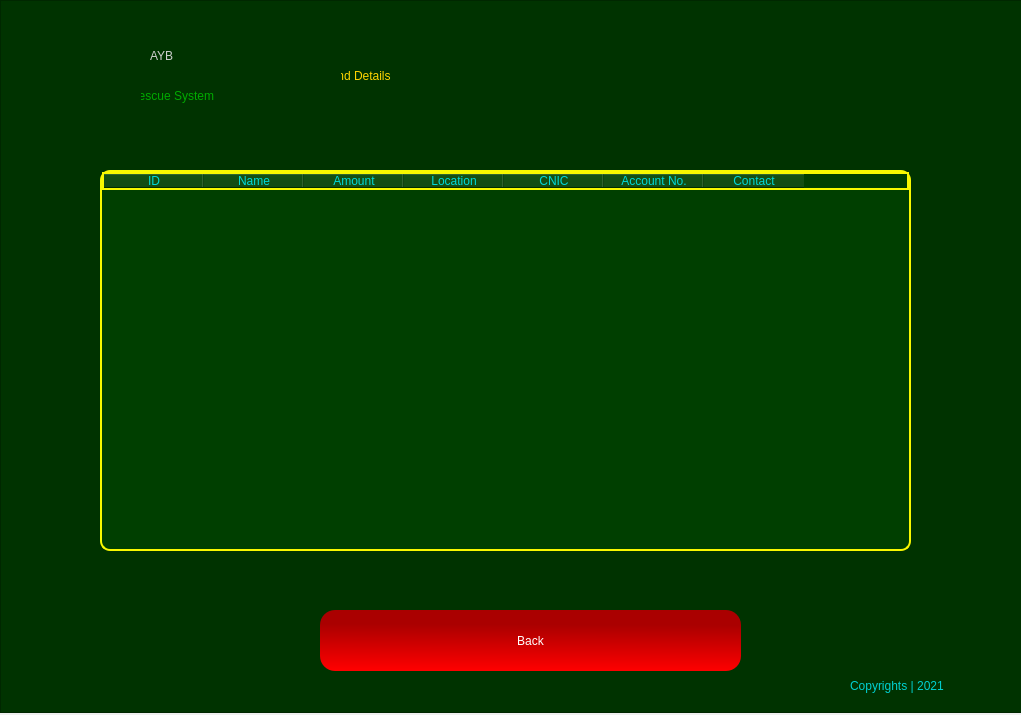
<?xml version="1.0" encoding="UTF-8"?>
<ui version="4.0">
 <class>Form</class>
 <widget class="QWidget" name="Form">
  <property name="geometry">
   <rect>
    <x>0</x>
    <y>0</y>
    <width>1021</width>
    <height>715</height>
   </rect>
  </property>
  <property name="windowTitle">
   <string>Form</string>
  </property>
  <widget class="QFrame" name="frame">
   <property name="geometry">
    <rect>
     <x>0</x>
     <y>0</y>
     <width>1022</width>
     <height>713</height>
    </rect>
   </property>
   <property name="styleSheet">
    <string notr="true">QFrame{

background-color: rgb(0, 51, 0);
color: rgb(0, 0, 0);

}
</string>
   </property>
   <property name="frameShape">
    <enum>QFrame::StyledPanel</enum>
   </property>
   <property name="frameShadow">
    <enum>QFrame::Raised</enum>
   </property>
   <widget class="QLabel" name="label_5">
    <property name="geometry">
     <rect>
      <x>320</x>
      <y>40</y>
      <width>541</width>
      <height>71</height>
     </rect>
    </property>
    <property name="styleSheet">
     <string notr="true">font: 87 36pt &quot;Arial Black&quot;;
color: rgb(255, 213, 0);</string>
    </property>
    <property name="text">
     <string> Fund Details</string>
    </property>
   </widget>
   <widget class="QLabel" name="label_7">
    <property name="geometry">
     <rect>
      <x>30</x>
      <y>630</y>
      <width>71</width>
      <height>61</height>
     </rect>
    </property>
    <property name="styleSheet">
     <string notr="true">background-image: url(:/newPrefix/—Pngtree—red and black logo_5517319.png);</string>
    </property>
    <property name="text">
     <string/>
    </property>
    <property name="pixmap">
     <pixmap resource="mainLogo.qrc">:/newPrefix/—Pngtree—red and black logo_5517319.png</pixmap>
    </property>
    <property name="scaledContents">
     <bool>true</bool>
    </property>
   </widget>
   <widget class="QLabel" name="label_8">
    <property name="geometry">
     <rect>
      <x>850</x>
      <y>670</y>
      <width>161</width>
      <height>31</height>
     </rect>
    </property>
    <property name="styleSheet">
     <string notr="true">font: 25 12pt &quot;Bahnschrift Light&quot;;
color: rgb(0, 208, 208);</string>
    </property>
    <property name="text">
     <string>Copyrights | 2021</string>
    </property>
   </widget>
   <widget class="QPushButton" name="backBtn">
    <property name="geometry">
     <rect>
      <x>320</x>
      <y>610</y>
      <width>421</width>
      <height>61</height>
     </rect>
    </property>
    <property name="styleSheet">
     <string notr="true">QPushButton{
background-color: qlineargradient(spread:pad, x1:0.512, y1:0.238636, x2:0.493, y2:1, stop:0 rgba(170, 0, 0, 255), stop:1 rgba(255, 0, 0, 255));
border-radius:15px;
color: #FFF;
	font: 75 14pt &quot;Microsoft PhagsPa&quot;;

}

QPushButton:hover{

	background-color: rgb(138, 0, 0);
}</string>
    </property>
    <property name="text">
     <string>Back</string>
    </property>
   </widget>
   <widget class="QTableWidget" name="tableWidget">
    <property name="geometry">
     <rect>
      <x>100</x>
      <y>170</y>
      <width>811</width>
      <height>381</height>
     </rect>
    </property>
    <property name="styleSheet">
     <string notr="true">border: 2px solid rgb(248, 248, 0);
border-radius: 10px;
background-color: rgb(0, 63, 0);
color: rgb(0, 217, 217);</string>
    </property>
    <column>
     <property name="text">
      <string>ID</string>
     </property>
    </column>
    <column>
     <property name="text">
      <string>Name</string>
     </property>
    </column>
    <column>
     <property name="text">
      <string>Amount</string>
     </property>
    </column>
    <column>
     <property name="text">
      <string>Location</string>
     </property>
    </column>
    <column>
     <property name="text">
      <string>CNIC</string>
     </property>
    </column>
    <column>
     <property name="text">
      <string>Account No.</string>
     </property>
    </column>
    <column>
     <property name="text">
      <string>Contact</string>
     </property>
    </column>
   </widget>
   <widget class="QLabel" name="label_3">
    <property name="geometry">
     <rect>
      <x>130</x>
      <y>80</y>
      <width>161</width>
      <height>31</height>
     </rect>
    </property>
    <property name="styleSheet">
     <string notr="true">font: 25 14pt &quot;Bahnschrift Light&quot;;
color: rgb(0, 170, 0);</string>
    </property>
    <property name="text">
     <string>Rescue System</string>
    </property>
   </widget>
   <widget class="QLabel" name="label_2">
    <property name="geometry">
     <rect>
      <x>30</x>
      <y>10</y>
      <width>111</width>
      <height>101</height>
     </rect>
    </property>
    <property name="styleSheet">
     <string notr="true">background-image: url(:/newPrefix/—Pngtree—red and black logo_5517319.png);</string>
    </property>
    <property name="text">
     <string/>
    </property>
    <property name="pixmap">
     <pixmap resource="mainLogo.qrc">:/newPrefix/—Pngtree—red and black logo_5517319.png</pixmap>
    </property>
    <property name="scaledContents">
     <bool>true</bool>
    </property>
   </widget>
   <widget class="QLabel" name="label_4">
    <property name="geometry">
     <rect>
      <x>150</x>
      <y>30</y>
      <width>191</width>
      <height>51</height>
     </rect>
    </property>
    <property name="styleSheet">
     <string notr="true">font: 87 24pt &quot;Arial Black&quot;;
color: rgb(207, 207, 207);</string>
    </property>
    <property name="text">
     <string>AYB</string>
    </property>
   </widget>
  </widget>
 </widget>
 <resources>
  <include location="mainLogo.qrc"/>
  <include location="C:/WINDOWS/system32/mainLogo.qrc"/>
 </resources>
 <connections/>
</ui>
